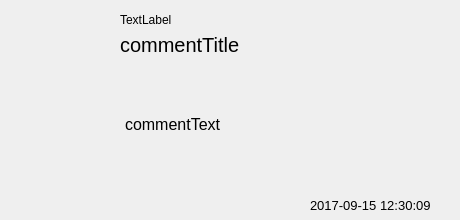
<?xml version="1.0" encoding="UTF-8"?>
<ui version="4.0">
 <class>Comment</class>
 <widget class="QWidget" name="Comment">
  <property name="geometry">
   <rect>
    <x>0</x>
    <y>0</y>
    <width>460</width>
    <height>220</height>
   </rect>
  </property>
  <property name="windowTitle">
   <string>Form</string>
  </property>
  <widget class="QLabel" name="label">
   <property name="geometry">
    <rect>
     <x>0</x>
     <y>0</y>
     <width>100</width>
     <height>100</height>
    </rect>
   </property>
   <property name="text">
    <string/>
   </property>
   <property name="pixmap">
    <pixmap>img/user.png</pixmap>
   </property>
   <property name="scaledContents">
    <bool>true</bool>
   </property>
  </widget>
  <widget class="QLabel" name="commentTitle">
   <property name="geometry">
    <rect>
     <x>120</x>
     <y>30</y>
     <width>320</width>
     <height>30</height>
    </rect>
   </property>
   <property name="font">
    <font>
     <pointsize>15</pointsize>
    </font>
   </property>
   <property name="text">
    <string>commentTitle</string>
   </property>
  </widget>
  <widget class="QPlainTextEdit" name="commentText">
   <property name="geometry">
    <rect>
     <x>120</x>
     <y>110</y>
     <width>320</width>
     <height>80</height>
    </rect>
   </property>
   <property name="font">
    <font>
     <pointsize>12</pointsize>
    </font>
   </property>
   <property name="styleSheet">
    <string notr="true">background: transparent</string>
   </property>
   <property name="readOnly">
    <bool>true</bool>
   </property>
   <property name="plainText">
    <string>commentText</string>
   </property>
  </widget>
  <widget class="QLabel" name="commentTime">
   <property name="geometry">
    <rect>
     <x>310</x>
     <y>190</y>
     <width>130</width>
     <height>30</height>
    </rect>
   </property>
   <property name="font">
    <font>
     <pointsize>10</pointsize>
    </font>
   </property>
   <property name="text">
    <string>2017-09-15 12:30:09</string>
   </property>
  </widget>
  <widget class="QLabel" name="commentUser">
   <property name="geometry">
    <rect>
     <x>120</x>
     <y>10</y>
     <width>200</width>
     <height>20</height>
    </rect>
   </property>
   <property name="text">
    <string>TextLabel</string>
   </property>
  </widget>
 </widget>
 <resources/>
 <connections/>
</ui>
